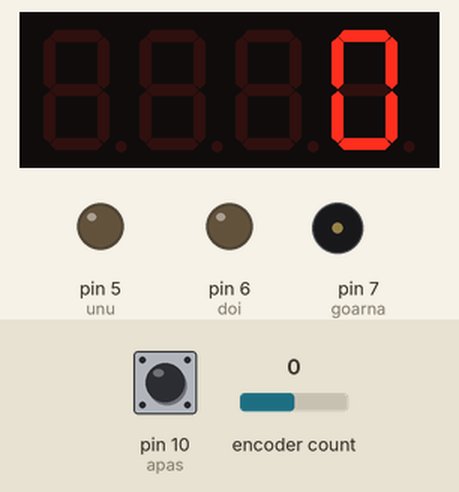
A sketch run on a simulated Arduino Uno, built with avr-gcc and run on an emulated ATmega328P. Shown: 4-digit seven-segment display, output pins drawn as LEDs (lit = HIGH), buzzer (waves = sounding). The inputs (shaded band) are chosen by the test bench; at power-on: pin 10 (apas) HIGH, encoder count 0.

Above: at 1.84 s.
2.8 s: pin 10 (apas) pulled LOW for 1 s
At 5.1 s:
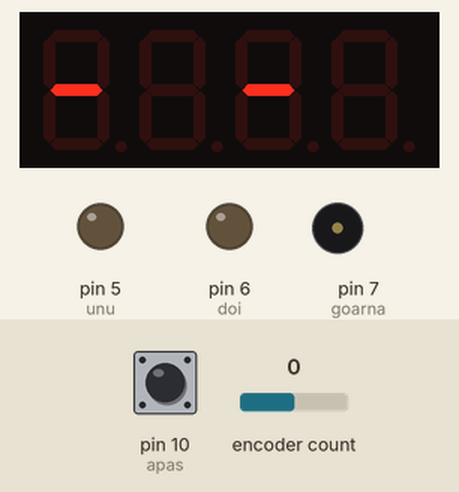
6.2 s: encoder count set to 1
At 7.6 s:
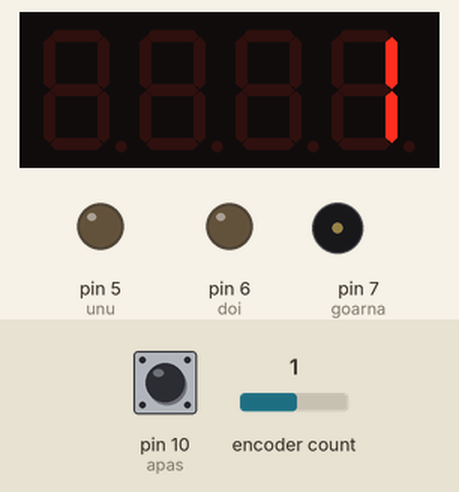
7.7 s: pin 10 (apas) pulled LOW for 0.15 s
At 8.33 s:
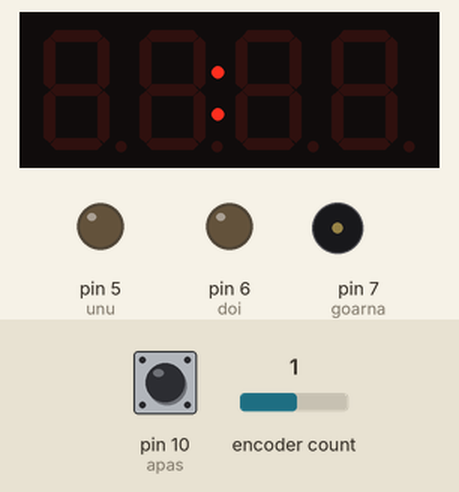
8.4 s: pin 10 (apas) pulled LOW for 0.15 s
9.1 s: pin 10 (apas) pulled LOW for 3.2 s
At 14.5 s:
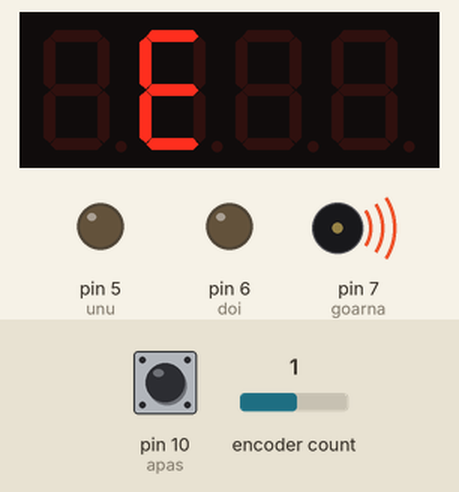
Timing chart, 0 to 17.2 s (numbered marks = the images above; inputs shaded):
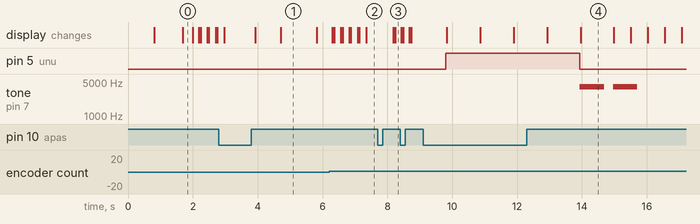

Measured:
- after the input at 2.8 s, the display: first differs from a run without the input after 1.1 s (image 1 shows a later state)
- after the input at 6.2 s, the display: changes after 0.10 s (image 2)
- after the input at 7.7 s, the display: first changes after 0.47 s (image 3 shows a later state)
- after the input at 9.1 s, tone on pin 7 (goarna): alternates 4000 Hz for 0.75 s and silent for 0.27 s, 4 changes in all, then stays silent, starting after 4.8 s; the display: first differs from a run without the input after 4.9 s (image 4)
- what the display in image 1 shows lasts 1.1 s, from 4.7 s to 5.8 s

The sketch:

TM1637_heater_1j1c2a.ino
```cpp
// base sketch from https://brainy-bits.com/tutorials/4-bits-7-segment-led-display-with-arduino/
// changed TM1637 library by niq_ro for degree, r & h letter
// chronometer on TM1637 LED display by niq_ro from http://www.tehnic.go.ro
// & http://arduinotehniq.com/
// version 1j1c2a - 05.05.2016, Craiova

#include "TM1637.h"

//{0,1,2,3,4,5,6,7,8,9,10,11,12,13,14,15,16,17,18,19,20};
//0~9,A,b,C,d,E,F,"-"," ",degree,r,h


#define CLK 9//Pins for TM1637
#define DIO 8
TM1637 tm1637(CLK,DIO);

#include <Encoder.h> // from http://www.pjrc.com/teensy/td_libs_Encoder.html
Encoder knob(2, 3); //encoder connected to pins 2 and 3 (and ground)
#define apas 10      // push button for encoder

#define unu 5  // first stept of power
#define doi 6  // second step of power
#define goarna 7 // buzzer

// These variables are for the push button routine
int buttonstate = 0; //flag to see if the button has been pressed, used internal on the subroutine only
int pushlengthset = 700; // value for a long push in mS
int pushlength = pushlengthset; // set default pushlength
int pushstart = 0;// sets default push value for the button going low
int pushstop = 0;// sets the default value for when the button goes back high

int knobval; // value for the rotation of the knob
boolean buttonflag = false; // default value for the button flag

int settemp = 0;   // power step
int settemp1 = 1;  // minutes
int settemp2 = 0;  // seconds
int settemp3 = 1;  // hybrid
int settemp3a =10; // hybrid

int tpmax = 99;    // maximum tine in minutes
byte intarziere = 50;
byte numar = 0;

void setup(){

  tm1637.init();
  tm1637.set(BRIGHT_TYPICAL);
  //BRIGHT_TYPICAL = 2,BRIGHT_DARKEST = 0,BRIGHTEST = 7;

  pinMode(apas,INPUT);//push button on encoder connected
  digitalWrite(apas,HIGH); //Pull at 1 high

  pinMode(unu, OUTPUT);
  pinMode(doi, OUTPUT);
  digitalWrite(unu,LOW);
  digitalWrite(doi,LOW);

   pinMode(goarna, OUTPUT);
   digitalWrite(goarna, LOW); //set in 0 logical level
   tone(goarna, 4000,50);
   noTone(goarna);

    tm1637.display(3,16);    // - first digit from right
    tm1637.display(2,17);    // -
    tm1637.display(1,16);    // -
    tm1637.display(0,17);    // - first digit from left
delay(750);//Delay to let system boot
    tm1637.display(3,17);    // - first digit from right
    tm1637.display(2,16);    // -
    tm1637.display(1,17);    // -
    tm1637.display(0,16);    // - first digit from left
delay(750);


}//end "setup()"


void loop(){
  //Start of Program

    knob.write(0);
    delay (100);

    knobval=knob.read();
    if (knobval < -1) { //bit of software de-bounce
      knobval = -1;
    }
    if (knobval > 1) {
      knobval = 1;
    }
    settemp=settemp + knobval;
    if (settemp < 0) { //Year can't be older than currently, it's not a time machine.
      settemp = 0;
    }
    if (settemp > 3) { //Year can't be older than currently, it's not a time machine.
      settemp = 3;
    }
tm1637.point(POINT_OFF);
//if ((settemp == 1) || (settemp == 2)) {
  if (settemp < 3) {
    tm1637.display(3,settemp);    // clear first digit from right
    tm1637.display(2,17);    // clear
    tm1637.display(1,17);    // clear
    tm1637.display(0,17);    // clear first digit from left

}
if (settemp == 3 ) {
    tm1637.display(3,2);    // no.2
    tm1637.display(2,16);   // -
    tm1637.display(1,1);    // no.1
    tm1637.display(0,17);    // clear first digit from left
}
//delay(intarziere);

    pushlength = pushlengthset;
    pushlength = getpushlength ();
    delay (10);


    if (pushlength > pushlengthset) {
//   LongPush();
    tm1637.display(3,16);    // - first digit from right
    tm1637.display(2,17);    // -
    tm1637.display(1,16);    // -
    tm1637.display(0,17);    // - first digit from left
delay(750);//Delay to let system boot
    tm1637.display(3,17);    // - first digit from right
    tm1637.display(2,16);    // -
    tm1637.display(1,17);    // -
    tm1637.display(0,16);    // - first digit from left
delay(750);

delay(150);
    }


       //This runs the setclock routine if the knob is pushed for a long time
       if (pushlength < pushlengthset) {
              settimp();
              munca();

         pushlength = pushlengthset;
       };


delay(intarziere);

if ((numar > 0) and (numar <5))
{
    tm1637.display(3,17);    // clear first digit from right
    tm1637.display(2,17);    // clear
    tm1637.display(1,17);    // clear
    tm1637.display(0,17);    // clear first digit from left
//delay(intarziere);
}
delay(intarziere);

numar = numar + 1;
if (numar > 10) numar = 0;

}// end loop()


// subroutine to return the length of the button push.
int getpushlength () {
  buttonstate = digitalRead(apas);
       if(buttonstate == LOW && buttonflag==false) {
              pushstart = millis();
              buttonflag = true;
          };

       if (buttonstate == HIGH && buttonflag==true) {
         pushstop = millis ();
         pushlength = pushstop - pushstart;
         buttonflag = false;
       };
       return pushlength;
}

void munca () {
    tone(goarna, 4000,50);
    noTone(goarna);
if (settemp == 0) {
  digitalWrite(unu, LOW);
  digitalWrite(doi, LOW);
}
if (settemp == 1) {
  digitalWrite(unu, HIGH);
  digitalWrite(doi, LOW);
}
if (settemp == 2) {
  digitalWrite(unu, LOW);
  digitalWrite(doi, HIGH);
}
if (settemp == 3) {
  digitalWrite(unu, HIGH);
  digitalWrite(doi, HIGH);
}


//int timp = 60*settemp1 + settemp2;
int timp = settemp3*60;

for (int contor = timp; contor >= 0 ; contor --) {

    pushlength = pushlengthset;
    pushlength = getpushlength ();
    delay (10);

byte minuti2 = contor/60;
// byte secunde2 = contor - 60*contor; //linie gresita
byte secunde2 = contor - 60*minuti2;

byte zmin2 = minuti2/10;
byte umin2 = minuti2 - 10*zmin2;
byte zsec2 = secunde2/10;
byte usec2 = secunde2 - 10*zsec2;

    tm1637.display(3,usec2);    //
    tm1637.display(2,zsec2);    //
    tm1637.display(1,umin2);    //
    tm1637.display(0,zmin2);    //
    tm1637.point(POINT_ON);
delay(500);
//    tm1637.point(POINT_OFF);
delay(500);


    if (pushlength > pushlengthset) {
contor = 0;
 digitalWrite(unu, LOW);
 digitalWrite(doi, LOW);
tone(goarna, 3000,200);
tone(goarna, 4000,750);

tm1637.point(POINT_OFF);
tm1637.display(0,17); //
tm1637.display(1,14); // E
tm1637.display(2,19); // r
tm1637.display(3,19); // r

delay(1000);
    }


    if (contor < 6){
  //     digitalWrite(goarna, HIGH);
       tone(goarna, 3000,200);
    if (contor < 2) {
      tone(goarna, 4000,750);
    }
    }

}
/*
    tm1637.display(3,0);    // 0
    tm1637.display(2,0);    // 0
    tm1637.display(1,0);    // 0
    tm1637.display(0,0);    // 0
*/
 digitalWrite(unu, LOW);
 digitalWrite(doi, LOW);
//delay(1000);
/*
    tm1637.display(0,17);    // 0 first digit from right
    tm1637.display(1,17);    // 0
    tm1637.display(2,17);    // 0
    tm1637.display(3,17);    // 0 first digit from left
delay(100);
    tm1637.display(0,16);    // clear first digit from right
    tm1637.display(1,16);    // clear
    tm1637.display(2,16);    // clear
    tm1637.display(3,16);    // clear first digit from left
*/
tm1637.point(POINT_OFF);
for (int i = 3; i > 0 ; i --) {
/*
    tm1637.display(3,0); // units for seconds
    tm1637.display(2,0); // decimal for seconds
    tm1637.display(1,0); // units for minutes
    tm1637.display(0,0); // decimal value for minutes
*/
    tm1637.display(0,17);    // empty
    tm1637.display(1,14);    // E
    tm1637.display(2,21);    // n
    tm1637.display(3,13);    // d

delay(500);
    tm1637.display(0,17);    // empty
    tm1637.display(1,17);    // empty
    tm1637.display(2,17);    // empty
    tm1637.display(3,17);    // empty
delay(500);
}


}

//sets the parameters
void settimp (){
   tone(goarna, 2000,50);
   noTone(goarna);
combinat();

   delay (1000);
}


int combinat() {
    pushlength = pushlengthset;
    pushlength = getpushlength ();
    if (pushlength != pushlengthset) {
      return settemp3;
    }

    knob.write(0);
    delay (100);

    knobval=knob.read();
    if (knobval < -1) { //bit of software de-bounce
      knobval = -1;
    }
    if (knobval > 1) {
      knobval = 1;
    }
    settemp3 = settemp3 + knobval;
    if (settemp3 < 1) { //Year can't be older than currently, it's not a time machine.
      settemp3 = tpmax;
    }
    if (settemp3 > tpmax) { //Year can't be older than currently, it's not a time machine.
      settemp3 = 1;
    }

settemp3a = settemp3 *60;
byte minuti3 = settemp3a/60;
byte secunde3 = settemp3a - 60*minuti3;

byte zmin3 = minuti3/10;
byte umin3 = minuti3 - 10*zmin3;
byte zsec3 = secunde3/10;
byte usec3 = secunde3 - 10*zsec3;

tm1637.point(POINT_ON);
    tm1637.display(3,usec3); // units for seconds
    tm1637.display(2,zsec3); // decimal for seconds
    tm1637.display(1,umin3);  // units for minutes
    tm1637.display(0,zmin3);  // decimal value for minutes
delay(intarziere);
    tm1637.display(3,17); // units for seconds
    tm1637.display(2,17); // decimal for seconds
    tm1637.display(1,17); // units for minutes
    tm1637.display(0,17); // decimal value for minutes
delay(intarziere);

    combinat();
}
```
